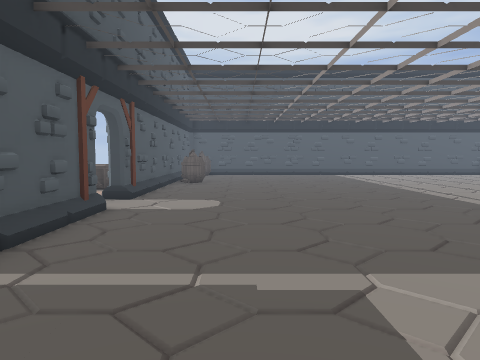
[1] (above)

19 first-person views from a walk through a Godot game level. The camera is 1.4 m above the floor, tilts 4° down and sees 70° across. The floor is counted in squares, 1 m on a side. Each view is taken from the middle of a square. On the plan, view 1 faces up. The plan holds only what a view shows up to about 15 squares ahead; the rest is blank. The place goes on beyond the plan. Flat picture figures and markers are not drawn. Some surface patterns are stand-ins.

[2]
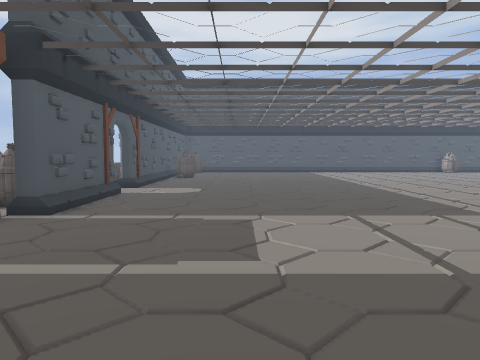

[3]
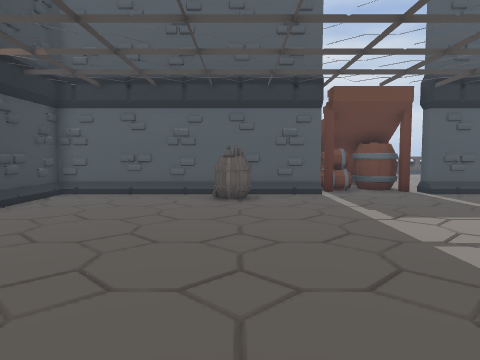

[4]
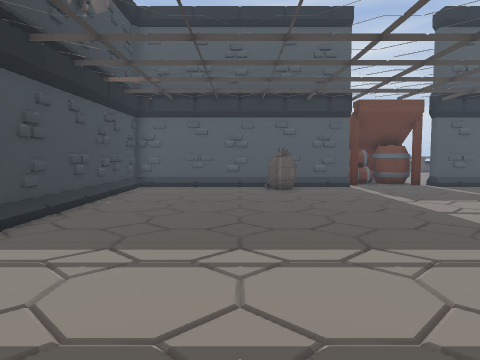

[5]
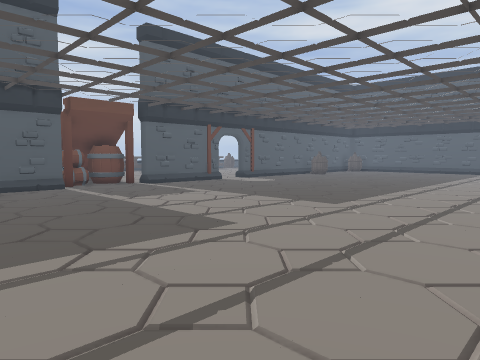

[6]
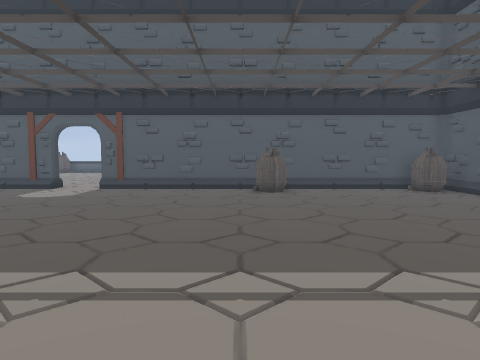

[7]
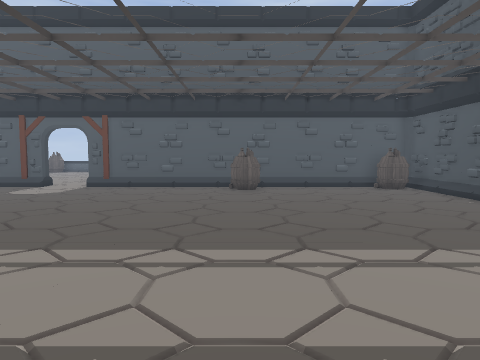

[8]
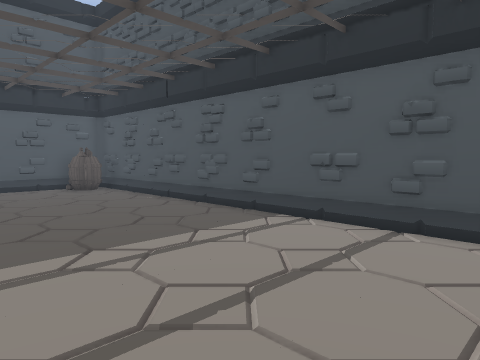

[9]
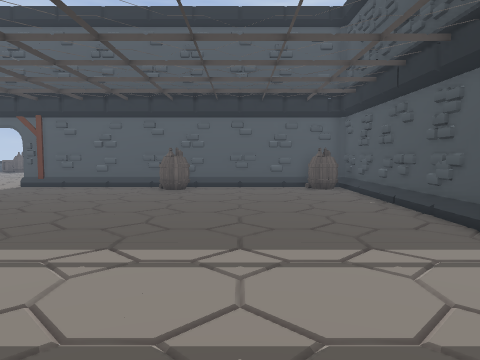

[10]
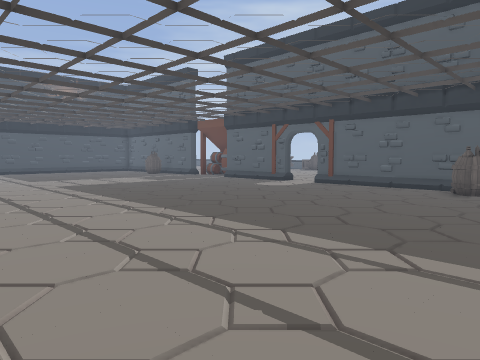

[11]
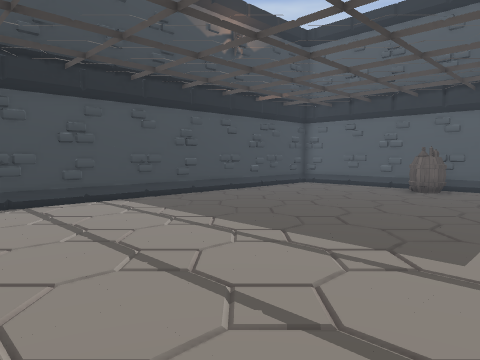

[12]
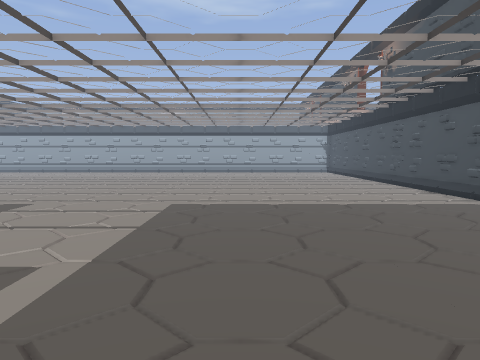

[13]
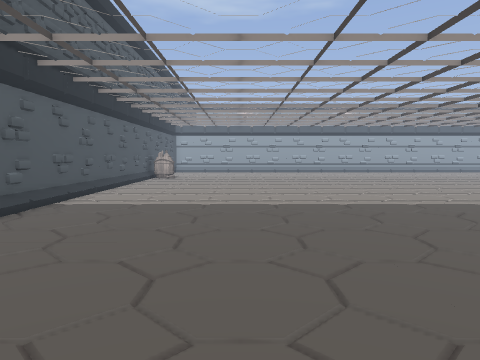

[14]
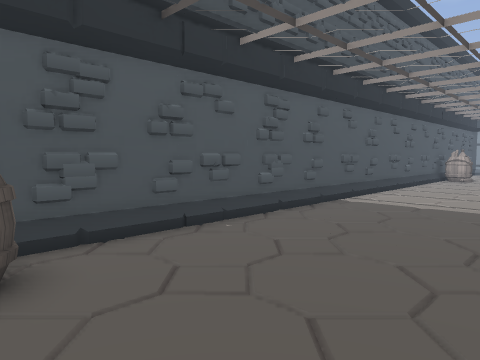

[15]
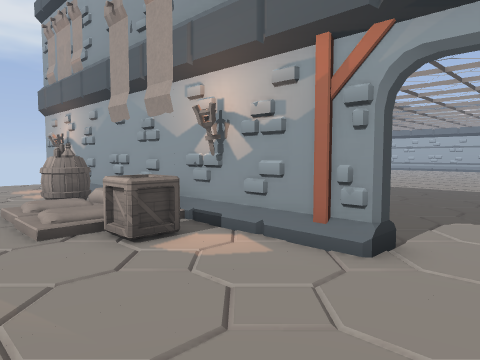

[16]
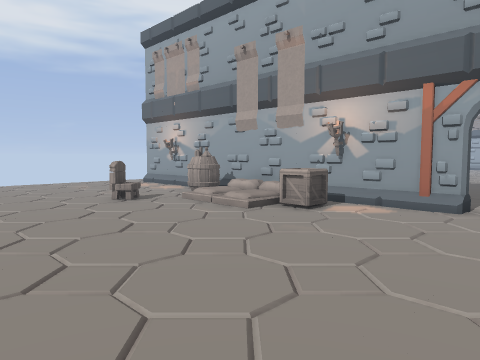

[17]
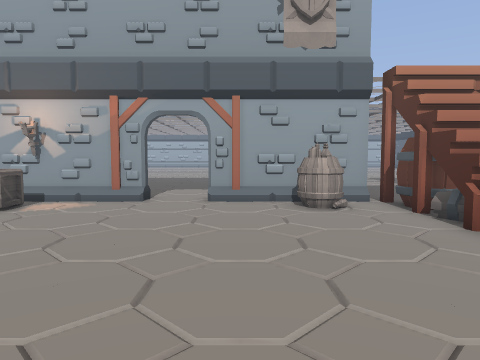

[18]
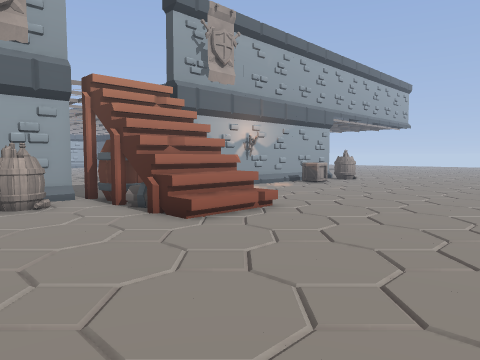

[19]
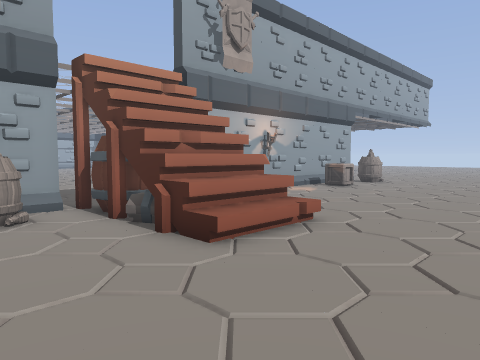

### Floor plan
Points are (right, up) in squares from view 1. A wall is a line through its corners. A room is listed if a view was taken in it or the views show most of it. See-through windows are left out.
Room 1 (views 1, 2, 3, 4, 5, 6, 7, 8, 9, 10, 11, 12, 13, 14)
walls: (-3.7, 9) (-3.7, 4) (-4.5, 4); (-3.7, 0.1) (-3.7, -9.7) (12.1, -9.7); (12.5, 25.8) (-3.7, 25.8) (-3.7, 11) (-4.2, 11)
low walls: (3.5, 25.5) (2.6, 25.5); (5.9, 25.5) (4.6, 25.5); (7.9, 25.5) (6.6, 25.5); (10, 25.5) (8.1, 25.5); (11, 25.5) (10.1, 25.5)
ways out: opening at (-4, 2.5) to room 2; opening at (-4, 10.5) to room 2
objects: barrel (-3, 18) to (-2, 19); barrel (-2, -3)
Room 2 (views 15, 16, 17, 18, 19)
walls: (-4.2, 11) (-4.2, 22.5); (-4.2, 3.9) (-4.2, 9); (-4.2, -4.6) (-4.2, -2.9); (-4.2, 24.8) (-4.2, 25.5)
low walls: (-4.9, 0.5) (-4.9, 1.5); (-5.4, 17.5) (-5.5, 18)
ways out: opening at (-4, 2.5) to room 1; opening at (-4, 10.5) to room 1
objects: chair (-9, 20); barrel (-6, 5) to (-5, 6); box (-6, 14) to (-6, 15); barrel (-6, 19) to (-5, 20)

Where each view was taken, in squares from view 1:
view 1: 0 up, 0 right, facing up
view 2: 4 down, 1 right, facing up
view 3: 3 down, 9 right, facing left
view 4: 5 down, 12 right, facing left
view 5: 5 down, 12 right, facing up-left
view 6: 17 up, 11 right, facing left
view 7: 18 up, 12 right, facing left
view 8: 19 up, 12 right, facing up-left
view 9: 21 up, 12 right, facing left
view 10: 21 up, 12 right, facing down-left
view 11: 1 up, 12 right, facing down-left
view 12: 2 down, 3 left, facing right
view 13: 20 up, 3 left, facing right
view 14: 20 up, 3 left, facing up-right
view 15: 9 up, 9 left, facing up-right
view 16: 9 up, 14 left, facing up-right
view 17: 8 up, 15 left, facing right
view 18: 8 up, 16 left, facing down-right
view 19: 7 up, 14 left, facing down-right
